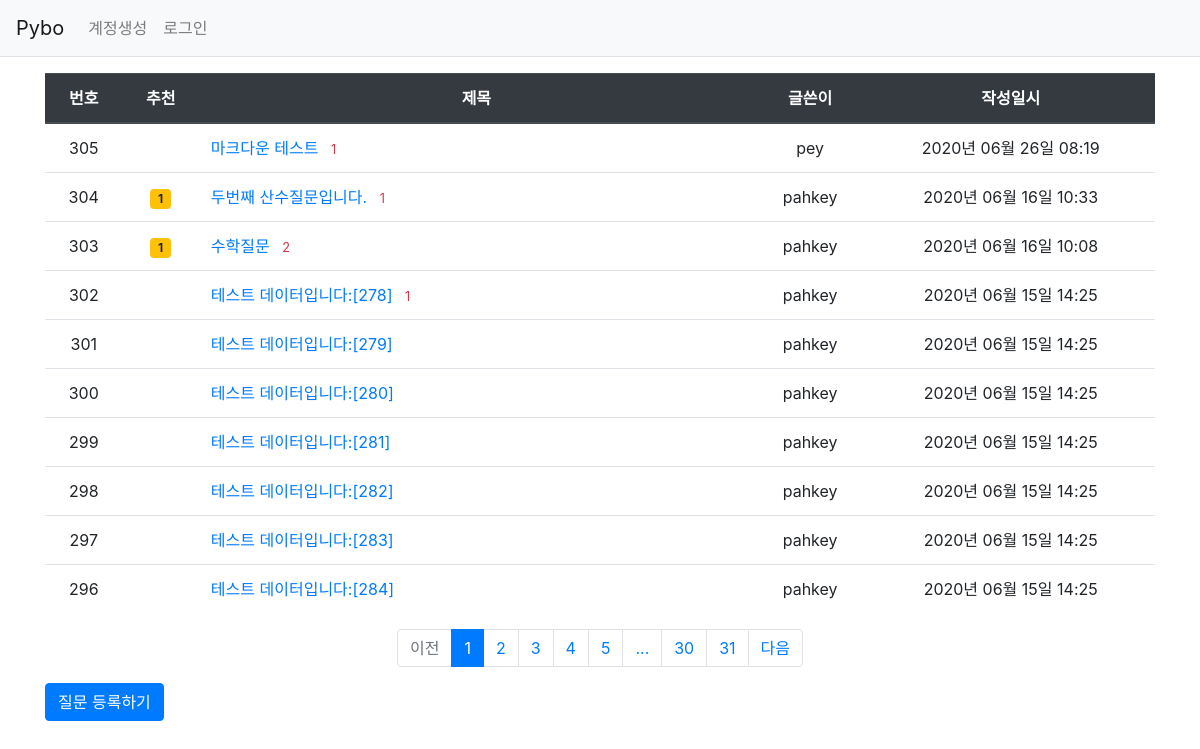
Page /question/list/ on the committed database.
### pybo/models.py (models this page shows)
class Question(db.Model):
    id = db.Column(db.Integer, primary_key=True)
    subject = db.Column(db.String(200), nullable=False)
    content = db.Column(db.Text(), nullable=False)
    create_date = db.Column(db.DateTime(), nullable=False)
    user_id = db.Column(db.Integer, db.ForeignKey('user.id', ondelete='CASCADE'), nullable=False)
    user = db.relationship('User', backref=db.backref('question_set'))
    modify_date = db.Column(db.DateTime(), nullable=True)
    voter = db.relationship('User', secondary=question_voter, backref=db.backref('question_voter_set'))

class User(db.Model):
    id = db.Column(db.Integer, primary_key=True)
    username = db.Column(db.String(150), unique=True, nullable=False)
    password = db.Column(db.String(200), nullable=False)
    email = db.Column(db.String(120), unique=True, nullable=False)

### pybo/views/question_views.py (the view)
@bp.route('/list/')
def _list():
    page = request.args.get('page', type=int, default=1)  # 페이지
    question_list = Question.query.order_by(Question.create_date.desc())
    question_list = question_list.paginate(page, per_page=10)
    return render_template('question/question_list.html', question_list=question_list)

### pybo/filter.py (called while the page is built)
def format_datetime(value, fmt='%Y년 %m월 %d일 %H:%M'):
    return value.strftime(fmt)

### pybo/views/auth_views.py (called while the page is built)
@bp.before_app_request
def load_logged_in_user():
    user_id = session.get('user_id')
    if user_id is None:
        g.user = None
    else:
        g.user = User.query.get(user_id)

### pybo/templates/question/question_list.html
{% extends 'base.html' %}
{% block content %}
<div class="container my-3">
    <table class="table">
        <thead>
        <tr class="text-center thead-dark">
            <th>번호</th>
            <th>추천</th>
            <th style="width:50%">제목</th>
            <th>글쓴이</th>
            <th>작성일시</th>
        </tr>
        </thead>
        <tbody>
        {% if question_list %}
        {% for question in question_list.items %}
        <tr class="text-center">
            <td>{{ question_list.total - ((question_list.page-1) * question_list.per_page) - loop.index0 }}</td>
            <td>
                {% if question.voter|length > 0 %}
                <span class="badge badge-warning px-2 py-1">{{ question.voter|length }}</span>
                {% endif %}
            </td>
            <td class="text-left">
                <a href="{{ url_for('question.detail', question_id=question.id) }}">{{ question.subject }}</a>
                {% if question.answer_set|length > 0 %}
                <span class="text-danger small ml-2">{{ question.answer_set|length }}</span>
                {% endif %}
            </td>
            <td>{{ question.user.username }}</td>
            <td>{{ question.create_date|datetime }}</td>
        </tr>
        {% endfor %}
        {% else %}
        <tr>
            <td colspan="3">질문이 없습니다.</td>
        </tr>
        {% endif %}
        </tbody>
    </table>
    <ul class="pagination justify-content-center">
        {% if question_list.has_prev %}
        <li class="page-item">
            <a class="page-link" href="?page={{ question_list.prev_num }}">이전</a>
        </li>
        {% else %}
        <li class="page-item disabled">
            <a class="page-link" tabindex="-1" aria-disabled="true" href="#">이전</a>
        </li>
        {% endif %}
        {% for page_num in question_list.iter_pages() %}
            {% if page_num %}
                {% if page_num != question_list.page %}
                <li class="page-item">
                    <a class="page-link" href="?page={{ page_num }}">{{ page_num }}</a>
                </li>
                {% else %}
                <li class="page-item active" aria-current="page">
                    <a class="page-link" href="#">{{ page_num }}</a>
                </li>
                {% endif %}
           {% else %}
                <li class="disabled">
                    <a class="page-link" href="#">...</a>
                </li>
           {% endif %}
        {% endfor %}
        {% if question_list.has_next %}
        <li class="page-item">
            <a class="page-link" href="?page={{ question_list.next_num }}">다음</a>
        </li>
        {% else %}
        <li class="page-item disabled">
            <a class="page-link" tabindex="-1" aria-disabled="true" href="#">다음</a>
        </li>
        {% endif %}
    </ul>
    <a href="{{ url_for('question.create') }}" class="btn btn-primary">질문 등록하기</a>
</div>
{% endblock %}

### pybo/templates/base.html (shortened to what this page needs)
<!doctype html>
<html lang="ko">
<head>
    <link rel="stylesheet" href="{{ url_for('static', filename='bootstrap.min.css') }}">
    <link rel="stylesheet" href="{{ url_for('static', filename='style.css') }}">
</head>
<body>
{% include "navbar.html" %}
{% block content %}
{% endblock %}
</body>
</html>

### pybo/templates/navbar.html (shortened to what this page needs)
<nav class="navbar navbar-expand-lg navbar-light bg-light border-bottom">
    <a class="navbar-brand" href="{{ url_for('main.index') }}">Pybo</a>
    <div class="collapse navbar-collapse flex-grow-0" id="navbarNav">
        {% if g.user %}
        <ul class="navbar-nav">
            <li class="nav-item ">
                <a class="nav-link" href="{{ url_for('auth.logout') }}">{{ g.user.username }} (로그아웃)</a>
            </li>
        </ul>
        {% else %}
        <ul class="navbar-nav">
            <li class="nav-item ">
                <a class="nav-link" href="{{ url_for('auth.signup') }}">계정생성</a>
            </li>
            <li class="nav-item ">
                <a class="nav-link" href="{{ url_for('auth.login') }}">로그인</a>
            </li>
        </ul>
        {% endif %}
    </div>
</nav>

### rows in the picture
Question: total "305", subject "마크다운 테스트", answer_set|length "1", user.username "pey", create_date "2020년 06월 26일 08:19"
Question: total "304", voter|length "1", subject "두번째 산수질문입니다.", answer_set|length "1", user.username "pahkey", create_date "2020년 06월 16일 10:33"
Question: total "303", voter|length "1", subject "수학질문", answer_set|length "2", user.username "pahkey", create_date "2020년 06월 16일 10:08"
Question: total "302", subject "테스트 데이터입니다:[278]", answer_set|length "1", user.username "pahkey", create_date "2020년 06월 15일 14:25"
Question: total "301", subject "테스트 데이터입니다:[279]", user.username "pahkey", create_date "2020년 06월 15일 14:25"
Question: total "300", subject "테스트 데이터입니다:[280]", user.username "pahkey", create_date "2020년 06월 15일 14:25"
Question: total "299", subject "테스트 데이터입니다:[281]", user.username "pahkey", create_date "2020년 06월 15일 14:25"
Question: total "298", subject "테스트 데이터입니다:[282]", user.username "pahkey", create_date "2020년 06월 15일 14:25"
Question: total "297", subject "테스트 데이터입니다:[283]", user.username "pahkey", create_date "2020년 06월 15일 14:25"
Question: total "296", subject "테스트 데이터입니다:[284]", user.username "pahkey", create_date "2020년 06월 15일 14:25"

### other values in the picture
{{ page_num }} "1"
{{ page_num }} "2" "3" "4" "5" "30" "31"
